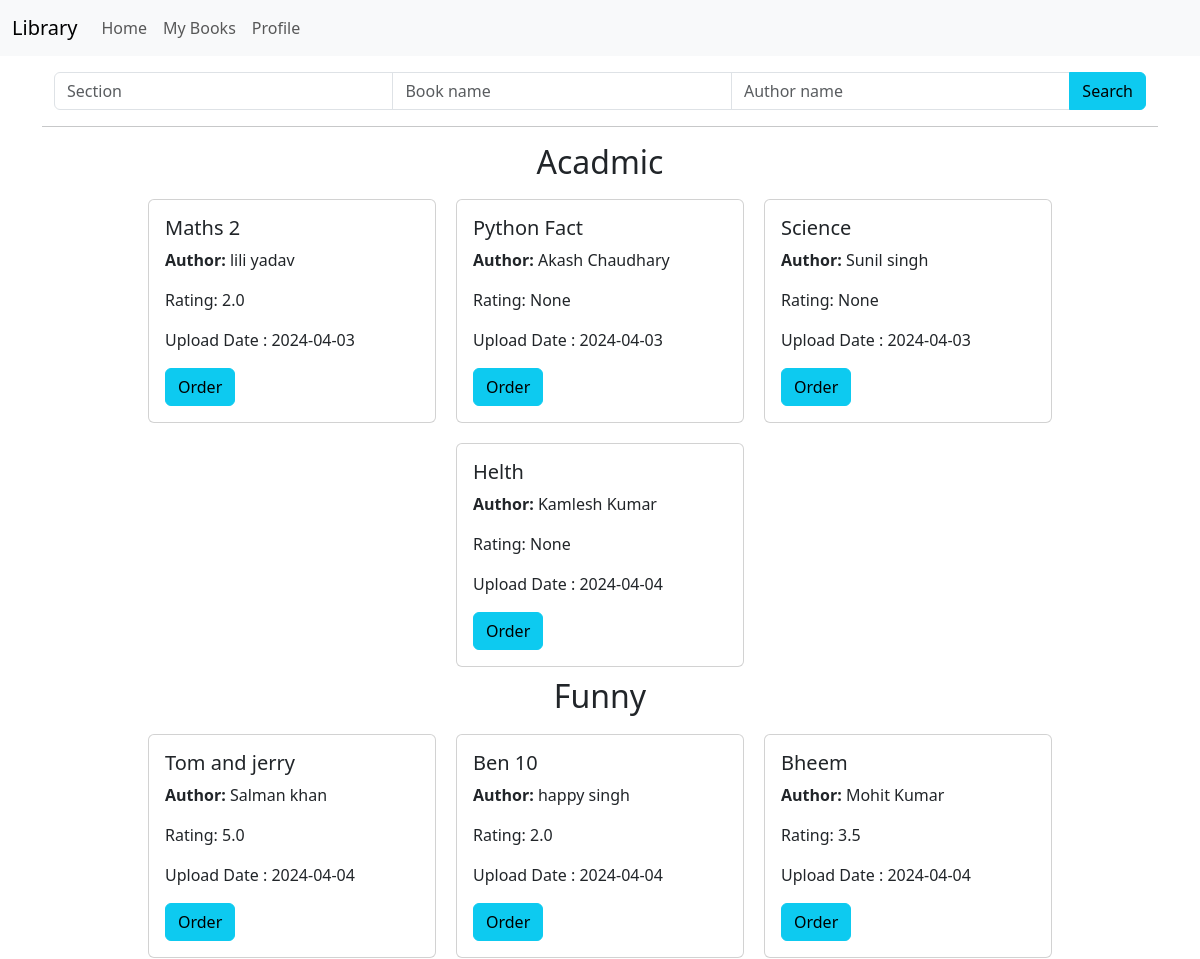
Before: / (signed in, upper part) with the older database file.
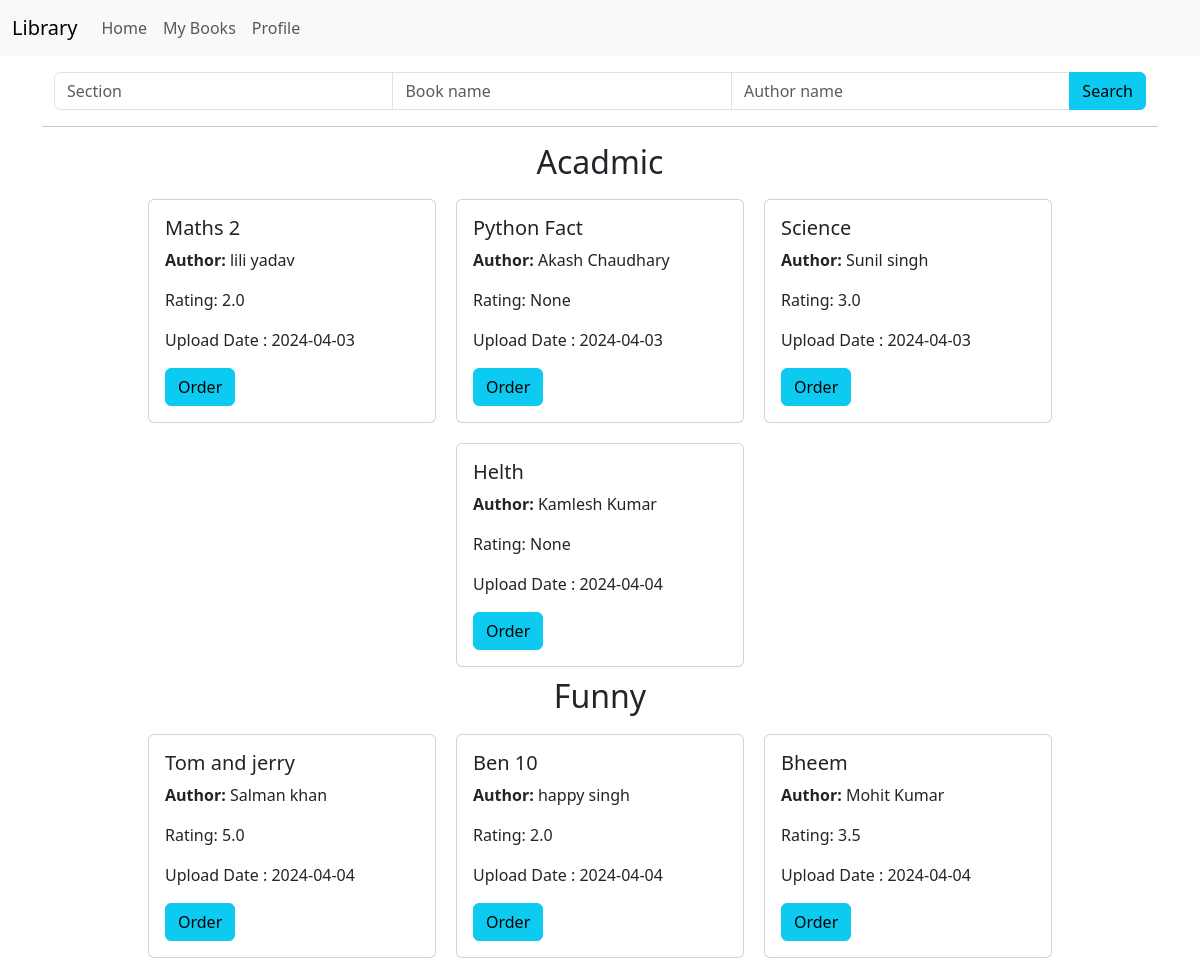
After: the same page with the newer database file.
### models.py (models this page shows)
class Book(db.Model):
    id = db.Column(db.Integer, primary_key=True)#
    name = db.Column(db.String(64), nullable=False)#
    content = db.Column(db.Text)#
    authors = db.Column(db.String(255))#
    book_upload_date = db.Column(db.Date,default=datetime.utcnow)#
    book_rating = db.Column(db.Float)
    section_id = db.Column(db.Integer, db.ForeignKey('section.id'), nullable=False)#
    bookrequest = db.relationship('BookRequest', backref='book', lazy=True, cascade='all, delete-orphan')#

### routes.py (the view)
@app.route('/')
@auth_required
def index():
    user = User.query.get(session['user_id'])
    if user.is_librarian:
        return redirect(url_for('librarian'))
    sections = Section.query.all()
    for section in sections:
        for book in section.books:
            ratings= Feedback.query.filter_by(book_id=book.id).all()
            if ratings:
                valid_ratings = [rating.rating for rating in ratings if rating.rating is not None]
                avg_rating = sum(valid_ratings)/len(valid_ratings)
                book.book_rating = avg_rating
    sname = request.args.get('sname') or ''
    bname = request.args.get('bname') or ''
    aname = request.args.get('aname')
    if sname:
        sections = Section.query.filter(Section.name.ilike(f'%{sname}%')).all()
    db.session.commit()
    return render_template('index.html',user = user, sections=sections, bname=bname, aname=aname, sname= sname)

### routes.py (called while the page is built)
def auth_required(func):
    @wraps(func)
    def inner(*args, **kwargs):
        if 'user_id' in session:
            return func(*args, **kwargs)
        else:
            flash('Please login to continue')
            return redirect(url_for('login'))
    return inner

### templates/index.html (shortened to what this page needs)
{% extends 'layout.html' %}
{% block content %}
    {% include 'searchbar.html' with context %}
    <hr>
    <div class="sections-list">
        {% for section in sections %}
            <h2>{{ section.name }} </h2>
            <div class="books">
                {% for book in section.books %}
                    {% if (not bname or bname.lower() in book.name.lower()) and (not aname or aname.lower() in book.authors.lower()) %}
                    <div class="card" style="width: 18rem;">
                        <div class="card-body">
                            <h5 class="card-title">{{ book.name }}</h5>
                            <p>  <b>Author:</b>   {{ book.authors }}</p>
                            <p class="card-text"> Rating:   {{ book.book_rating }}</p>
                            <p class="card-text"> Upload Date : {{book.book_upload_date}}</p>
                            <a href="{{url_for('book_detail',book_id = book.id )}}" class="btn btn-info">Order</a>
                        </div>
                    </div>
                    {%endif%}
                {% endfor %}
            </div>
        {% endfor %}
    </div>
{% endblock %}

Changed rows visible on the page:
changed Book "Science": book_rating "None" → "3.0"
